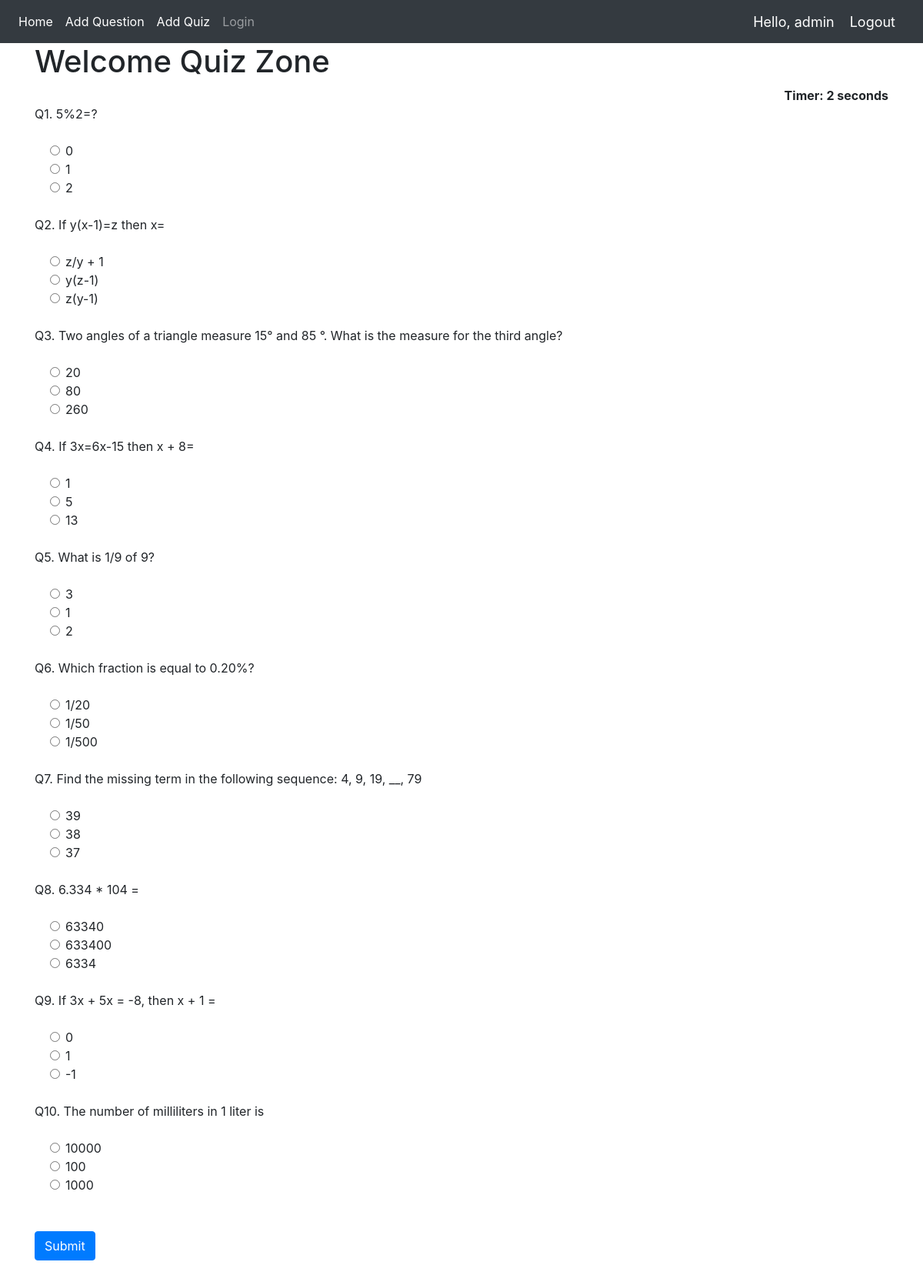
The app's page /takeQuiz/1 (signed in) with its own data.
### Quiz/models.py (models this page shows, shortened)
class Question(models.Model):
    quiz=models.ForeignKey(Quiz,related_name='quiz_question',on_delete=models.CASCADE)
    question=models.CharField(max_length=300,null=True)
    option_1=models.CharField(max_length=200,null=True)
    option_2=models.CharField(max_length=200,null=True)
    option_3=models.CharField(max_length=200,null=True)
    answer=models.CharField(max_length=200,null=True)
    mark=models.IntegerField(default=1)

### Quiz/views.py (the view)
# urls.py: path('takeQuiz',TakeQuiz,name='takeQuiz'),
def TakeQuiz(request,quiz_id):
    if request.user.is_authenticated:
        quiz_instance=Quiz.objects.get(pk=quiz_id)
        if request.method == 'POST':
            print(request.POST)
            questions=Question.objects.filter(quiz=quiz_instance)
            score=0
            wrong=0
            correct=0
            total=0
            for q in questions:
                total+=1
                if q.answer ==  request.POST.get(q.question):
                    score+=q.mark
                    correct+=1
                else:
                    wrong+=1
            percent = score/(total*q.mark) *100
            context = {
                'score':score,
                'time': request.POST.get('timer'),
                'correct':correct,
                'wrong':wrong,
                'percent':percent,
                'total':total,
                'questions':questions
            }
            return render(request,'Quiz/result.html',context)
        else:
            questions=Question.objects.filter(quiz=quiz_instance)
            context = {
                'questions':questions,
                'quiz':quiz_instance
            }
            return render(request,'Quiz/takeQuiz.html',context)
    else:
        return redirect('register')

### Quiz/templates/Quiz/takeQuiz.html (shortened to what this page needs)
{% extends 'base.html' %}
{% block content %}
{% load static %}
<div class="container ">
<h1>Welcome Quiz Zone</h1>
{% if questions %}
<div align="right " id="displaytimer"><b>Timer: 0 seconds</b></div>
 <form method='post' action=''>
    {% for q  in questions %}
    <div class="form-group">
      <label for="question">Q{{ forloop.counter }}. {{q.question}}</label>
    </div>
    <div class="form-check">
        <div class="form-check">
            <input class="form-check-input" type="radio" name="{{q.question}}" id="gridRadios1" value="{{q.option_1}}">
            <label class="form-check-label" for="gridRadios1">
                {{q.option_1}}
            </label>
        </div>
        <div class="form-check">
            <input class="form-check-input" type="radio" name="{{q.question}}" id="gridRadios2" value="{{q.option_2}}">
            <label class="form-check-label" for="gridRadios2">
                {{q.option_2}}
            </label>
        </div>
        <div class="form-check">
            <input class="form-check-input" type="radio" name="{{q.question}}" id="gridRadios1" value="{{q.option_3}}">
            <label class="form-check-label" for="gridRadios1">
                {{q.option_3}}
            </label>
        </div>
        <br>
    </div>
    {% endfor %}
    <br>
    <button type="submit" class="btn btn-primary">Submit</button>
  </form>
</div>
{% else  %}
<h4>This quiz has no question!</h4>
{% endif %}
{% endblock %}

### templates/base.html (shortened to what this page needs)
{% load static %}
<html>
    <head>
        <link rel="stylesheet" href="https://stackpath.bootstrapcdn.com/bootstrap/4.5.0/css/bootstrap.min.css">
    </head>
    <body>
<nav class="navbar navbar-expand-lg navbar-dark bg-dark">
  <div class="collapse navbar-collapse" id="navbarNav">
    <ul class="navbar-nav">
      <li class="nav-item active">
        <a class="nav-link" href="{% url 'home'%}">Home</a>
      </li>
      {% if request.user.is_staff %}
      <li class="nav-item active">
        <a class="nav-link" href="{%url 'addQuestion'%}">Add Question</a>
      </li>
        <li class="nav-item active">
        <a class="nav-link" href="{%url 'addQuiz'%}">Add Quiz</a>
        </li>
      {% endif %}
      <li class="nav-item">
        <a class="nav-link" href="{% url 'login'%}">Login</a>
      </li>
    </ul>
  </div>
  <span class="greet">Hello, {{request.user}}</span>
  {% if request.user.is_authenticated %}
  <span ><a  class="greet" href="{%url 'logout'%}">Logout</a></span>
  {% endif %}
</nav>
        {% block content %}
        {% endblock %}
        <br>
  </body>
</html>

### templates/base.html (style rules this page uses)
.greet { font-size: 18px; color: #fff; margin-right: 20px; }

### records on screen
Question: question "5%2=?", option_1 "0", option_2 "1", option_3 "2"
Question: question "If y(x-1)=z then x=", option_1 "z/y + 1", option_2 "y(z-1)", option_3 "z(y-1)"
Question: question "Two angles of a triangle measure 15° and 85 °. What is the measure for the third angle?", option_1 "20", option_2 "80", option_3 "260"
Question: question "If 3x=6x-15 then x + 8=", option_1 "1", option_2 "5", option_3 "13"
Question: question "What is 1/9 of 9?", option_1 "3", option_2 "1", option_3 "2"
Question: question "Which fraction is equal to 0.20%?", option_1 "1/20", option_2 "1/50", option_3 "1/500"
Question: question "Find the missing term in the following sequence: 4, 9, 19, __, 79", option_1 "39", option_2 "38", option_3 "37"
Question: question "6.334 * 104 =", option_1 "63340", option_2 "633400", option_3 "6334"
Question: question "If 3x + 5x = -8, then x + 1 =", option_1 "0", option_2 "1", option_3 "-1"
Question: question "The number of milliliters in 1 liter is", option_1 "10000", option_2 "100", option_3 "1000"

### other values on screen
{{ request.user }} "admin"
